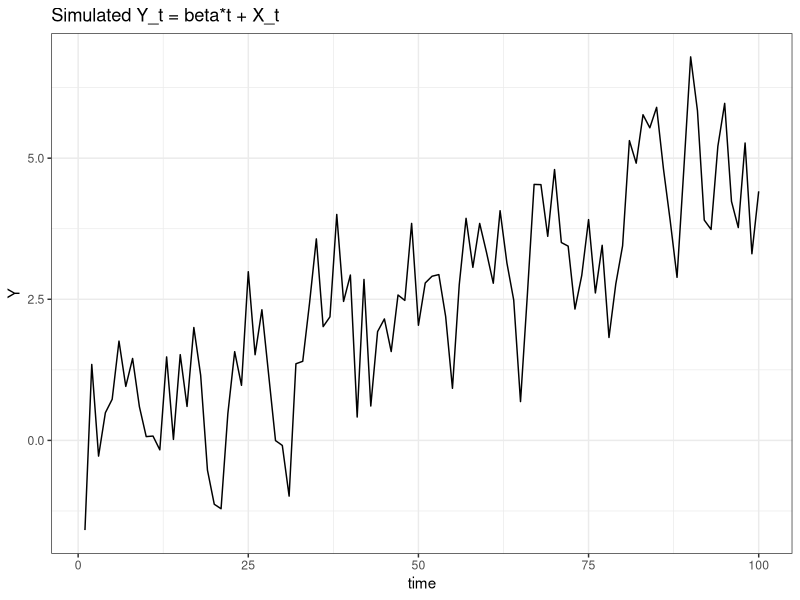

Write the R code that produced this figure.

library(tidyverse)
set.seed(4060)

# exercise 1

# a)

rho <- 0.4
n   <- 100

Sigma <- outer(1:n, 1:n, function(t, s) rho^(abs(t - s)))

L <- chol(Sigma)
Z <- rnorm(n)
X <- as.vector(t(L) %*% Z)

acov_est <- acf(X, type = "covariance", plot = FALSE, lag.max = 3)$acf

tibble(
  lag = 0:3,
  empirical_autocov = as.numeric(acov_est)
)

# b)

rho <- 0.4
n   <- 100
beta <- 0.05

Sigma <- outer(1:n, 1:n, function(t, s) rho^(abs(t - s)))

L <- chol(Sigma)
Z <- rnorm(n)
X <- as.vector(t(L) %*% Z)

t <- 1:n
Y <- beta * t + X

# theoretical autocovariance of Y: since beta*t is deterministic,
# Cov(Yt, Ys) = Cov(Xt, Xs) = rho^|t-s|

# plot Y_t
df_Y <- tibble(
  time = t,
  Y = Y
)

p1 <- ggplot(df_Y, aes(time, Y)) +
  geom_line() +
  theme_bw() +
  labs(title = "Simulated Y_t = beta*t + X_t")

ggsave("plots/Y_series.pdf", p1, width = 12, height = 6)

# empirical autocovariance
acov_Y <- acf(Y, type = "covariance", plot = FALSE, lag.max = 3)$acf

tibble(
  lag = 0:3,
  empirical_autocov_Y = as.numeric(acov_Y)
)

# c)

rho <- 0.4
n   <- 100
beta <- 0.05

Sigma <- outer(1:n, 1:n, function(t, s) rho^(abs(t - s)))
L <- chol(Sigma)
Z <- rnorm(n)
X <- as.vector(t(L) %*% Z)

t <- 1:n
mu <- beta * t
Y  <- mu + X

# empirical autocovariance of Y (lags 0–3)
acov_Y <- acf(Y, type = "covariance", plot = FALSE, lag.max = 3)$acf

# expected value of gamma_hat_Y(h) when Y_t = mu_t + X_t (X zero-mean, stationary):
# E[ gamma_hat_Y(h) ] ≈ mean_{t=1..n-h}[(mu_t - mean(mu)) (mu_{t+h} - mean(mu))] + rho^h
# for mu_t = beta*t, the first term is large and positive, dominating the estimate

mu_bar <- mean(mu)

det_term <- sapply(0:3, function(h) {
  m1 <- mu[1:(n - h)] - mu_bar
  m2 <- mu[(1 + h):n] - mu_bar
  mean(m1 * m2)
})

theory_gammaX <- rho^(0:3)
expected_acov <- det_term + theory_gammaX

tibble(
  lag = 0:3,
  empirical_autocov_Y = as.numeric(acov_Y),
  deterministic_component = det_term,
  gamma_X_theory = theory_gammaX,
  expected_gammahat_Y = expected_acov
)

# d)

rho <- 0.4
n   <- 100
beta <- 0.05

Sigma <- outer(1:n, 1:n, function(t, s) rho^(abs(t - s)))
L <- chol(Sigma)
Z <- rnorm(n)
X <- as.vector(t(L) %*% Z)

t <- 1:n
Y <- beta * t + X

# detrend: Y*_t = Y_t - beta*t
Y_star <- Y - beta * t

acov_Y_star <- acf(Y_star, type = "covariance", plot = FALSE, lag.max = 3)$acf

tibble(
  lag = 0:3,
  empirical_autocov_Ystar = as.numeric(acov_Y_star)
)
